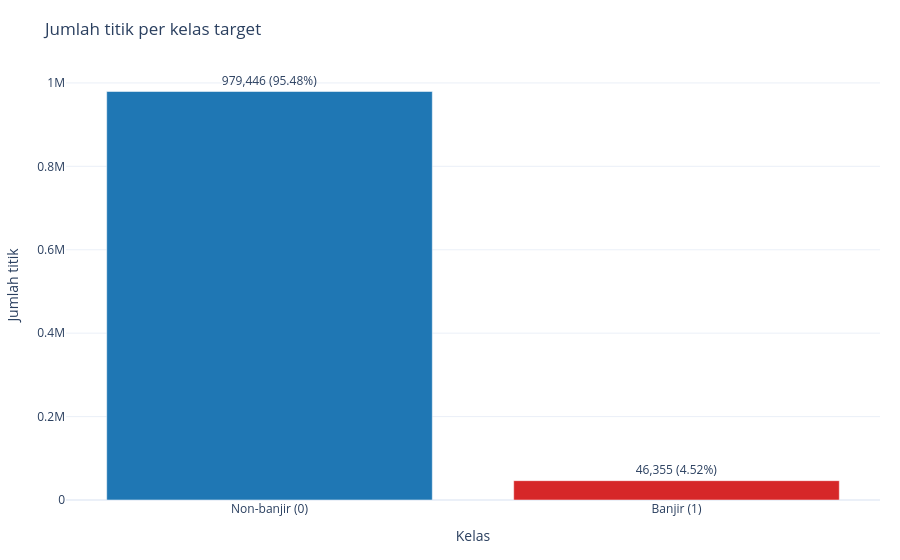

This figure's notebook cell:
### Code cell
kelas = df.group_by('target').agg(pl.len().alias('n')).sort('target')
total = kelas['n'].sum()
label_kelas = {0: 'Non-banjir (0)', 1: 'Banjir (1)'}

fig_kelas = go.Figure(go.Bar(
    x=[label_kelas[t] for t in kelas['target'].to_list()],
    y=kelas['n'].to_list(),
    text=[f'{n:,} ({n / total:.2%})' for n in kelas['n'].to_list()],
    textposition='outside',
    marker_color=['#1f77b4', '#d62728'],
))
fig_kelas.update_layout(title='Jumlah titik per kelas target', yaxis_title='Jumlah titik', xaxis_title='Kelas')
tampilkan(fig_kelas, 'qc_01_keseimbangan_kelas')

### Figure 1 — Plotly figure (JSON) as saved in the notebook; plotly's stock layout.template omitted (floating-point values rounded to 4 significant figures)
{"data": [{"marker": {"color": ["#1f77b4", "#d62728"]}, "text": ["979,446 (95.48%)", "46,355 (4.52%)"], "textposition": "outside", "type": "bar", "x": ["Non-banjir (0)", "Banjir (1)"], "y": [979446, 46355]}], "layout": {"margin": {"b": 60, "l": 60, "r": 20, "t": 70}, "title": {"text": "Jumlah titik per kelas target"}, "xaxis": {"title": {"text": "Kelas"}}, "yaxis": {"title": {"text": "Jumlah titik"}}}}
